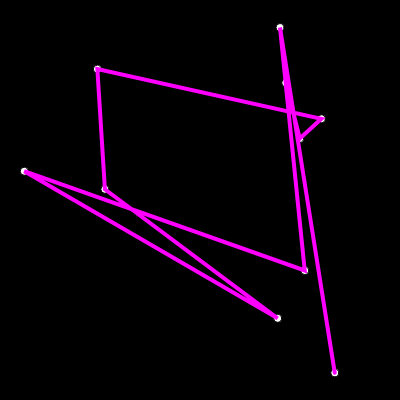
Frame 1 (no input)
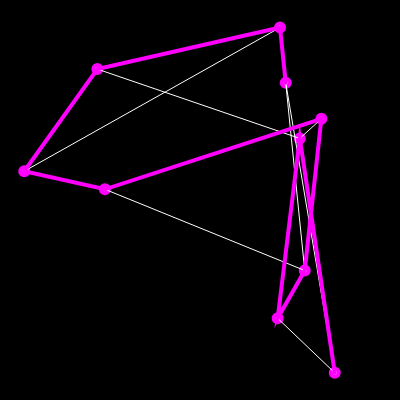
Frame 60 (no input)
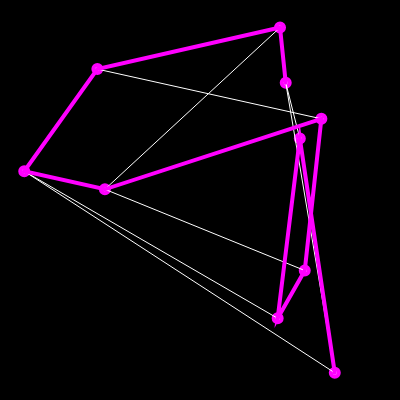
Frame 120 (the mouse pressed at the canvas centre since frame 60)

The p5.js sketch that drew these frames (run headless with seeded random() and noise() and a simulated clock; from frame 60 on, the mouse is pressed at the canvas centre):

// p5.js sketch
// ── sketch.js
/*
 * Traveling salesman algorithm
 *
 * https://developer.mozilla.org/en-US/docs/Web/JavaScript/Reference/Global_Objects/Array
 * https://en.wikipedia.org/wiki/Travelling_salesman_problem
 */

const TOTAL_CITIES = 10

let bestEver
let recordDistance

let cities = []

function setup() {
  createCanvas(400, 400)

  // Loading array of spots
  for (let i = 0; i < TOTAL_CITIES; i++) {
    let v = createVector(random(width), random(height))
    cities[i] = v
  }

  // Keep record of the distance
  let d = calcDistance(cities)
  recordDistance = d
  bestEver = cities.slice()
}

function draw() {
  background(0)

  // Display spots
  fill(255)
  for (let i = 0; i < cities.length; i++) {
    ellipse(cities[i].x, cities[i].y, 8)
  }

  // Drawing a path between the spots
  strokeWeight(1)
  noFill()
  stroke(255)
  beginShape()
    for (let i = 0; i < cities.length; i++) {
      vertex(cities[i].x, cities[i].y)
    }
  endShape()

  // Drawing the bestEver to see
  strokeWeight(4)
  noFill()
  stroke(255, 0, 255)
  beginShape()
    for (let i = 0; i < bestEver.length; i++) {
      vertex(bestEver[i].x, bestEver[i].y)
    }
  endShape()

  // Shuffling
  let i = floor(random(cities.length))
  let j = floor(random(cities.length))
  swap(cities, i, j)

  // After swaping, we calculate again the length
  // and keep a copy of the best option
  let d = calcDistance(cities)
  if (d < recordDistance) {
    recordDistance = d
    bestEver = cities.slice()
  }
}

// Function for shuffling array while drawing
function swap (a, i, j) {
  // Simple swap algorithm
  let temp = a[i]
  a[i] = a[j]
  a[j] = temp
}

// Calculates the distances between the spots of the array and saves the lowest
function calcDistance (points) {
  let sum = 0
  for (let i = 0; i < points.length - 1; i++) {
    let d = dist(points[i].x, points[i].y, points[i + 1].x, points[i + 1].y)
    sum += d
  }
  return sum
}
